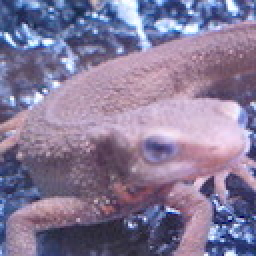
#> input picture Q_41_50/imori.jpg, 128 x 128 px (shown 2 times larger)
$ python 41.py
#> lines starting #> are read from the running program, lines starting #| are printed output that depends on the picture
### Q_41_50/save.py
import cv2

def result(img, name):
    cv2.imwrite(name+".jpg", img)
    cv2.imshow(name, img)
    cv2.waitKey(0)
    cv2.destroyAllWindows()

### Q_41_50/41.py

# coding: utf-8

# In[1]:


import cv2
import numpy as np
from save import result

img = cv2.imread("imori.jpg").astype(np.float32)
H, W, C = img.shape
#> H = 128; W = 128; C = 3
b = img[:, :, 0].copy()
g = img[:, :, 1].copy()
r = img[:, :, 2].copy()
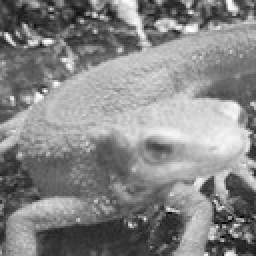
#> r: shape (128, 128) float32 (shown 2 times larger); min 0, max 255, mean 134.1

gray_img = 0.2126*r + 0.7152*g + 0.0772*b
gray_img.shape


# In[5]:


# Gaussian filter
K_size = 5
s = 1.4

# 0 padding
pad = K_size // 2
gauss_out = np.zeros((pad*2+H, pad*2+W), dtype=np.float32)
gauss_out = np.pad(gray_img, (pad, pad), 'edge')
tmp = gauss_out.copy()

K_gauss = np.zeros((K_size, K_size), dtype=np.float32)
for y in range(-pad, -pad+K_size):
    for x in range(-pad, -pad+K_size):
        K_gauss[pad+y, pad+x] = np.exp( -(x**2 + y**2) / (2 * (s**2))) / (s * np.sqrt(2 * np.pi))

K_gauss /= K_gauss.sum()

for y in range(H):
    for x in range(W):
        gauss_out[pad+y, pad+x] = np.sum(K_gauss * tmp[y:y+K_size, x:x+K_size])
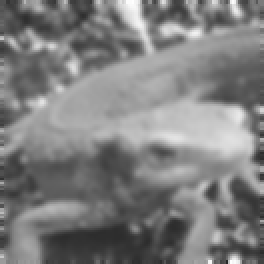
#> gauss_out: shape (132, 132) float32 (shown 2 times larger); min 41.97, max 255, mean 126.5


# Sobel filter
sobel_v = np.array([ [1., 2., 1.], [0., 0., 0.], [-1., -2., -1.] ], dtype=np.float32)
sobel_h = np.array([ [1., 0., -1.], [2., 0., -2.], [1., 0., -1.] ], dtype=np.float32)

gauss_out = gauss_out[pad-1:H+pad+1, pad-1:W+pad+1]
#> gauss_out: shape (130, 130) float32

# 0 padding
K_size = 3
pad = K_size // 2
fy = np.zeros_like(gauss_out, dtype=np.float32)
fx = np.zeros_like(gauss_out, dtype=np.float32)

for y in range(H):
    for x in range(W):
        fy[pad+y, pad+x] = np.sum(sobel_v * gauss_out[y:y+K_size, x:x+K_size])
        fx[pad+y, pad+x] = np.sum(sobel_h * gauss_out[y:y+K_size, x:x+K_size])
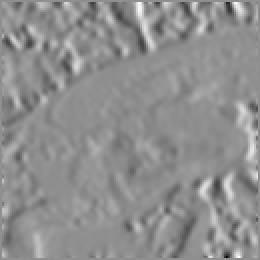
#> fx: shape (130, 130) float32 (shown 2 times larger); min -470.8, max 368.1, mean 0.3; drawn with min black and max white
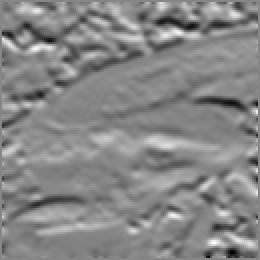
#> fy: shape (130, 130) float32 (shown 2 times larger); min -331.2, max 298.5, mean 1.8; drawn with min black and max white

fx = fx[pad:pad+H, pad:pad+W]
#> fx: shape (128, 128) float32
fy = fy[pad:pad+H, pad:pad+W]
#> fy: shape (128, 128) float32


# In[8]:


edge = np.sqrt(np.power(fx, 2) + np.power(fy, 2))
# fx[fx == 0] = 1e-5
tan = np.arctan(fy / fx)
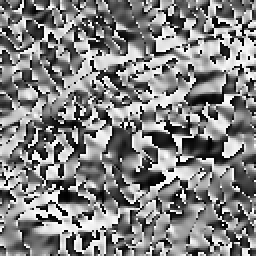
#> tan: shape (128, 128) float32 (shown 2 times larger); min -1.57, max 1.57, mean 0.0307; drawn with min black and max white


# In[9]:


edge = edge.astype(np.uint8)
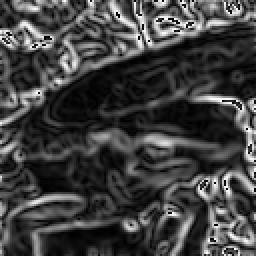
#> edge: shape (128, 128) (shown 2 times larger); min 0, max 255, mean 64.3
result(edge, "41_edge")


# In[10]:


angle = np.zeros_like(tan, dtype=np.uint8)
angle[np.where((-0.4142 < tan) & (tan <= 0.4142))] = 0
angle[np.where((0.4142 < tan) & (tan < 2.4142))] = 45
angle[np.where((2.4142 <= tan) | (tan <= -2.4142))] = 90
angle[np.where((-2.4142 < tan) & (tan <= -0.4142))] = 135


# In[11]:


angle = angle.astype(np.uint8)
result(angle, "41_angle")
#> call 2 of result, with name = '41_angle'
#> in result (call 2), `cv2.imwrite(name+".jpg", img)`:
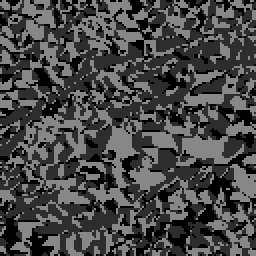
#> saved as 41_angle.jpg: shape (128, 128) (shown 2 times larger); min 0, max 135, mean 70.3
